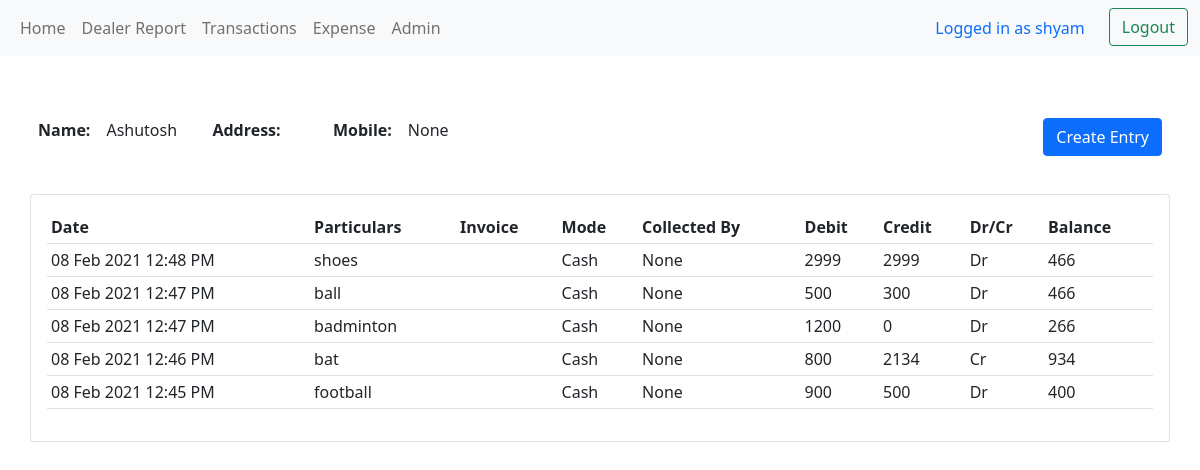
Page /dealer/14/ (signed in) on the committed database.
### ledger/models.py (models this page shows, shortened)
class Dealer(models.Model):
    name = models.CharField(unique=True, max_length=200)
    mob_num = models.IntegerField(unique=True, blank=True, null=True)
    address = models.TextField(blank=True)

class Ledger(models.Model):
    date = models.DateTimeField("Date",auto_now_add=True)
    particulars = models.CharField("Particulars",max_length=100,blank=True)
    debit = models.PositiveIntegerField("Debit",blank=True, default=0)
    credit = models.PositiveIntegerField("Credit",blank=True, default=0)
    paymode = models.CharField("Payment Mode",max_length=25, choices=(('Cash','Cash'),
                                                       ('Cheque','Cheque'),
                                                       ('No Money Collected','No Money Collected'),))
    isChequeCleared = models.BooleanField(editable=False, blank=True, null=True)
    new_balance = models.IntegerField(editable=False)
    dr_cr = models.CharField("Dr/Cr",max_length=2,default='nil',editable=False)
    invoice = models.ImageField("Invoice",upload_to=None, blank=True)
    dealer = models.ForeignKey(Dealer,verbose_name="Dealer", null=True, on_delete=models.SET_NULL)
    balance = models.IntegerField(editable=False,default=0)
    dealer_ledger_number = models.IntegerField(editable=False,default=0)
    collect_by = models.ForeignKey(Collected_by,verbose_name="Collected By", blank=True, null=True, on_delete=models.SET_NULL)
    class Meta:
        db_table= "led"

### ledger/decorators.py (the view)
        def wrapper_func(request, *args, **kwargs):
            group = None
            if request.user.groups.exists():
                group = request.user.groups.all()[0].name
            if group in allowed_roles:
                return view_func(request, *args, **kwargs)
            else:
                return HttpResponse('You are not authorized to view this page')

### ledger/templatetags/auth_extras.py (called while the page is built)
@register.filter(name='has_group')
def has_group(user, group_name):
    group = Group.objects.get(name=group_name)
    return True if group in user.groups.all() else False

### ledger/views.py (called while the page is built)
@login_required(login_url='loginuser')
@allowed_users(allowed_roles=['admin'])
def dealer(request, pk):
    dealer = Dealer.objects.get(id=pk)
    ledgers = dealer.ledger_set.all()
    orderedledger = ledgers.order_by('-date')
    p = Paginator(orderedledger, 10)
    page_num = request.GET.get('page', 1)
    try:
        page = p.page(page_num)
    except EmptyPage:
        page = p.page(1)
    context = {'dealer':dealer, 'ledgers':ledgers,'orderedledger':page }
    return render(request, 'ledger/dealer.html', context)

### ledger/templates/ledger/dealer.html (shortened to what this page needs)
{% extends 'ledger/base.html' %}
{% block content %}
<br>
<div class="">
      <div class="d-flex justify-content-between" style="padding:2.5%">
        <div class="d-flex">
          <div class="d-flex" style="padding-right:5%;">
            <p style="font-weight:bold; margin:0.5rem;">Name: </p>
            <p style="margin:0.5rem;">{{ dealer.name }}</p>
          </div>
          <div class="d-flex" style="padding-right:5%;">
            <p style="font-weight:bold; margin:0.5rem;">Address: </p>
          </div>
          <div class="d-flex" style="padding:0 0.25%;">
            <p style="font-weight:bold; margin:0.5rem;">Mobile: </p>
            <p style="margin:0.5rem;">{{ dealer.mob_num }}</p>
          </div>
        </div>
        <div>
          <a class="btn btn-primary btn-block" href="{% url 'ledger' dealer.id %}" style="margin:0.5rem;">Create Entry</a>
        </div>
      </div>
    <div class="" style="padding:0% 2.5%;">
      <div class="card card-body">
        <table class="table table-sm">
          <tr>
            <th>Date</th>
            <th>Particulars</th>
            <th>Invoice</th>
            <th>Mode</th>
            <th>Collected By</th>
            <th>Debit</th>
            <th>Credit</th>
            <th>Dr/Cr</th>
            <th>Balance</th>
          </tr>
          {% for ledger in orderedledger %}
          <tr>
            <td>{{ ledger.date|date:"d M Y" }}  {{ ledger.date|time:"h:i A" }}</td>
            <td>{{ ledger.particulars }}</td>
            <td>{{ ledger.invoice }}</td>
            <td>{{ ledger.paymode }}</td>
            <td>{{ ledger.collect_by }}</td>
            <td>{{ ledger.debit }}</td>
            <td>{{ ledger.credit }}</td>
            <td>{{ ledger.dr_cr }}</td>
            <td>{{ ledger.balance }}</td>
          </tr>
          {% endfor %}
          </table>
        </div>
      </div>
    </div>
{% endblock %}

### ledger/templates/ledger/base.html (shortened to what this page needs)
{% load auth_extras %}
<!DOCTYPE html>
<html>
{% if user.is_authenticated %}
<head>
  <link href="https://cdn.jsdelivr.net/npm/bootstrap@5.0.0-beta1/dist/css/bootstrap.min.css" rel="stylesheet">
</head>
<body>
  <nav class="navbar navbar-expand-lg navbar-light bg-light">
    <div class="container-fluid">
      <div class="collapse navbar-collapse" id="navbarNavAltMarkup">
        <div class="navbar-nav" style="width:100%">
          {% if request.user|has_group:"admin" %}
          <div class="item-container" style="width:50%;">
            <a class="item-right nav-link" style="padding:0.5rem" href="{% url 'home' %}">Home</a>
            <a class="item-right nav-link" style="padding:0.5rem" href="{% url 'netbalpdf' %}">Dealer Report</a>
            <a class="item-right nav-link" style="padding:0.5rem" href="{% url 'dailytrans' %}">Transactions</a>
            {% else %}
            <a class="item-right nav-link" style="padding:0.5rem" href="{% url 'userpage' %}">Home</a>
            {% endif %}
            <a class="item-right nav-link" style="padding:0.5rem" href="{% url 'roadexpense' %}">Expense</a>
            {% if request.user.is_superuser %}
            <a class="item-right nav-link" style="padding:0.5rem" href="{% url 'admin:index' %}">Admin</a>
            {% endif %}
          </div>
          <div class="logout-container">
            <a class="item-left nav-link" style="color:#0d6efd; margin-right:1rem">Logged in as {{ user.username }}</a>
            <form style="margin-top:0px;" action="{% url 'logoutuser'  %}" method="POST">
              <button class="btn btn-outline-success" type="submit" >Logout</button>
            </form>
          </div>
        </div>
      </div>
    </div>
  </nav>
{% block content %}{% endblock %}
</body>
{% endif %}
</html>

### ledger/templates/ledger/base.html (style rules this page uses)
.logout-container { width: 50% ; display: flex; justify-content: end; }
.item-container { display: flex; }
@media only screen and (max-width: 1300px) { .item-left { margin: 0; padding: 0.5rem; } }

### rows in the picture
Dealer: name "Ashutosh", mob_num "None"
Ledger: date "08 Feb 2021", date "12:48 PM", particulars "shoes", paymode "Cash", collect_by "None", debit "2999", credit "2999", dr_cr "Dr", balance "466"
Ledger: date "08 Feb 2021", date "12:47 PM", particulars "ball", paymode "Cash", collect_by "None", debit "500", credit "300", dr_cr "Dr", balance "466"
Ledger: date "08 Feb 2021", date "12:47 PM", particulars "badminton", paymode "Cash", collect_by "None", debit "1200", credit "0", dr_cr "Dr", balance "266"
Ledger: date "08 Feb 2021", date "12:46 PM", particulars "bat", paymode "Cash", collect_by "None", debit "800", credit "2134", dr_cr "Cr", balance "934"
Ledger: date "08 Feb 2021", date "12:45 PM", particulars "football", paymode "Cash", collect_by "None", debit "900", credit "500", dr_cr "Dr", balance "400"

### other values in the picture
{{ user.username }} "shyam"
